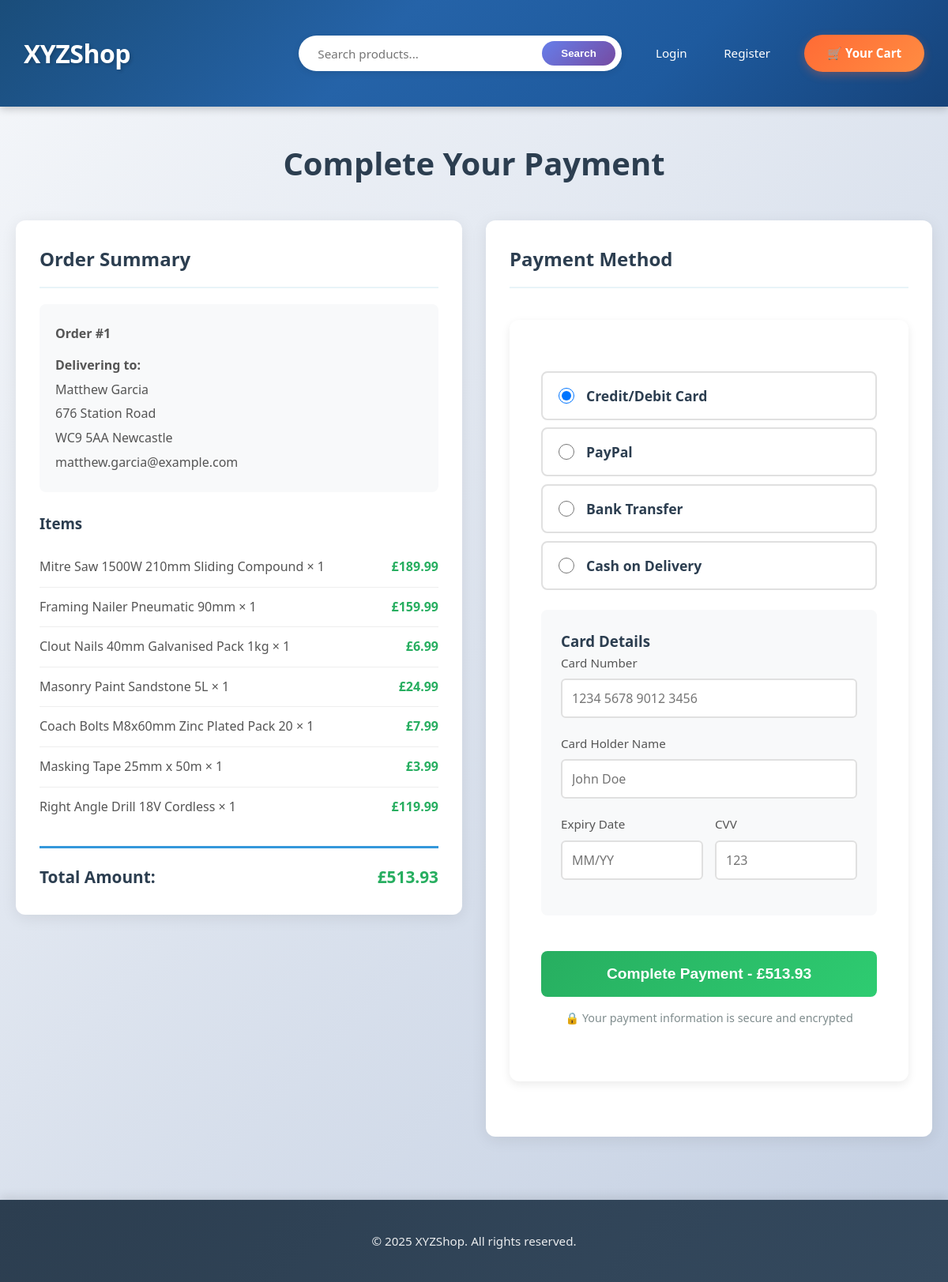
/orders/payment/1/, run on the app's committed database.
### orders/models.py (models this page shows, shortened)
class Order(models.Model):
    PAYMENT_METHOD_CHOICES = [
        ('card', 'Credit/Debit Card'),
        ('paypal', 'PayPal'),
        ('bank', 'Bank Transfer'),
        ('cash', 'Cash on Delivery'),
    ]
    STATUS_CHOICES = [
        ('pending', 'Pending Payment'),
        ('processing', 'Processing'),
        ('shipped', 'Shipped'),
        ('delivered', 'Delivered'),
        ('cancelled', 'Cancelled'),
    ]
    user = models.ForeignKey(User, related_name='orders', on_delete=models.CASCADE, null=True, blank=True)
    first_name = models.CharField(max_length=50)
    last_name = models.CharField(max_length=50)
    email = models.EmailField()
    address = models.CharField(max_length=250)
    postal_code = models.CharField(max_length=20)
    city = models.CharField(max_length=100)
    created = models.DateTimeField(auto_now_add=True)
    updated = models.DateTimeField(auto_now=True)
    paid = models.BooleanField(default=False)
    payment_method = models.CharField(max_length=20, choices=PAYMENT_METHOD_CHOICES, default='card')
    payment_id = models.CharField(max_length=250, blank=True, null=True)
    status = models.CharField(max_length=20, choices=STATUS_CHOICES, default='pending')
    class Meta:
        ordering = ('-created',)
    def get_total_cost(self):
        return sum(item.get_cost() for item in self.items.all())

class OrderItem(models.Model):
    order = models.ForeignKey(Order, related_name='items', on_delete=models.CASCADE)
    product = models.ForeignKey(Product, related_name='order_items', on_delete=models.CASCADE)
    price = models.DecimalField(max_digits=10, decimal_places=2)
    quantity = models.PositiveIntegerField(default=1)
    def get_cost(self):
        if self.price is None:
            return 0
        return self.price * self.quantity

### products/models.py (models this page shows, shortened)
class Product(models.Model):
    category = models.ForeignKey(Category, related_name='products', on_delete=models.CASCADE)
    name = models.CharField(max_length=200, db_index=True)
    slug = models.SlugField(max_length=200, db_index=True)
    image = models.ImageField(upload_to='products/', blank=True)
    description = models.TextField(blank=True)
    cost_price = models.DecimalField(max_digits=10, decimal_places=2, default=0.00, help_text='Cost price paid for this item')
    price = models.DecimalField(max_digits=10, decimal_places=2, help_text='Selling price to customers')
    stock = models.PositiveIntegerField()
    available = models.BooleanField(default=True)
    is_online = models.BooleanField(default=False, help_text='Product is visible to customers on the website')
    created = models.DateTimeField(auto_now_add=True)
    updated = models.DateTimeField(auto_now=True)
    class Meta:
        ordering = ('name',)
        indexes = [
            models.Index(fields=['id', 'slug']),
        ]

### orders/views.py (the view)
# urls.py: path('payment/<int:order_id>/', views.payment, name='payment'),
def payment(request, order_id):
    order = get_object_or_404(Order, id=order_id)
    if request.method == 'POST':
        form = PaymentForm(request.POST)
        if form.is_valid():
            payment_method = form.cleaned_data['payment_method']
            order.payment_method = payment_method
            order.paid = True
            order.status = 'processing'
            order.payment_id = f"PAY-{uuid.uuid4().hex[:12].upper()}"
            order.save()
            messages.success(request, 'Payment successful! Your order has been confirmed.')
            return redirect('orders:payment_done', order_id=order.id)
    else:
        form = PaymentForm()
    return render(request, 'orders/order/payment.html', {
        'order': order,
        'form': form
    })

### orders/forms.py (shortened to what this page needs)
class PaymentForm(forms.Form):
    payment_method = forms.ChoiceField(
        choices=Order.PAYMENT_METHOD_CHOICES,
        widget=forms.RadioSelect,
        initial='card'
    )
    card_number = forms.CharField(
        max_length=16,
        required=False,
        widget=forms.TextInput(attrs={'placeholder': '1234 5678 9012 3456', 'class': 'payment-input'})
    )
    card_holder = forms.CharField(
        max_length=100,
        required=False,
        widget=forms.TextInput(attrs={'placeholder': 'John Doe', 'class': 'payment-input'})
    )
    expiry_date = forms.CharField(
        max_length=5,
        required=False,
        widget=forms.TextInput(attrs={'placeholder': 'MM/YY', 'class': 'payment-input'})
    )
    cvv = forms.CharField(
        max_length=4,
        required=False,
        widget=forms.TextInput(attrs={'placeholder': '123', 'class': 'payment-input', 'type': 'password'})
    )

### cart/cart.py (called while the page is built)
    def __len__(self):
        return sum(item['quantity'] for item in self.cart.values())

### cart/context_processors.py (called while the page is built)
def cart(request):
    return {'cart': Cart(request)}

### orders/templates/orders/order/payment.html (shortened to what this page needs)
{% extends "base.html" %}
{% block content %}
<div class="payment-container">
    <h1>Complete Your Payment</h1>
    <div class="payment-layout">
        <div class="order-summary-card">
            <h2>Order Summary</h2>
            <div class="order-details">
                <p><strong>Order #{{ order.id }}</strong></p>
                <p class="delivery-to">Delivering to:</p>
                <p>{{ order.first_name }} {{ order.last_name }}</p>
                <p>{{ order.address }}</p>
                <p>{{ order.postal_code }} {{ order.city }}</p>
                <p>{{ order.email }}</p>
            </div>
            <div class="order-items">
                <h3>Items</h3>
                {% for item in order.items.all %}
                <div class="payment-item">
                    <span class="item-name">{{ item.product.name }} × {{ item.quantity }}</span>
                    <span class="item-price">£{{ item.get_cost }}</span>
                </div>
                {% endfor %}
            </div>
            <div class="order-total">
                <strong>Total Amount:</strong>
                <strong class="total-price">£{{ order.get_total_cost }}</strong>
            </div>
        </div>
        <div class="payment-form-card">
            <h2>Payment Method</h2>
            <form method="post" id="payment-form">
                <div class="payment-method-selection">
                    {{ form.payment_method }}
                </div>
                <div id="card-details" class="card-details">
                    <h3>Card Details</h3>
                    <div class="form-group">
                        <label for="{{ form.card_number.id_for_label }}">Card Number</label>
                        {{ form.card_number }}
                    </div>
                    <div class="form-group">
                        <label for="{{ form.card_holder.id_for_label }}">Card Holder Name</label>
                        {{ form.card_holder }}
                    </div>
                    <div class="form-row">
                        <div class="form-group">
                            <label for="{{ form.expiry_date.id_for_label }}">Expiry Date</label>
                            {{ form.expiry_date }}
                        </div>
                        <div class="form-group">
                            <label for="{{ form.cvv.id_for_label }}">CVV</label>
                            {{ form.cvv }}
                        </div>
                    </div>
                </div>
                <button type="submit" class="btn-pay">
                    <span>Complete Payment - £{{ order.get_total_cost }}</span>
                </button>
                <p class="secure-note">
                    🔒 Your payment information is secure and encrypted
                </p>
            </form>
        </div>
    </div>
</div>
{% endblock %}

### products/templates/base.html (style rules this page uses)
* { margin: 0; padding: 0; box-sizing: border-box; }
body { font-family: 'Segoe UI', Tahoma, Geneva, Verdana, sans-serif; line-height: 1.6; color: #2c3e50; background: linear-gradient(135deg, #f5f7fa 0%, #c3cfe2 100%); min-height: 100vh; }
form { max-width: 650px; margin: 2.5rem 0; background: white; padding: 2.5rem; border-radius: 12px; box-shadow: 0 4px 12px rgba(0,0,0,0.08); }
form p { margin-bottom: 1.8rem; }
form label { display: block; margin-bottom: 0.6rem; font-weight: 600; color: #2c3e50; font-size: 0.95rem; }
form input, form select, form textarea { width: 100%; padding: 0.9rem 1.2rem; border: 2px solid #e1e8ed; border-radius: 8px; font-size: 0.95rem; transition: all 0.3s ease; font-family: inherit; }

### orders/templates/orders/order/payment.html (style rules this page uses)
.payment-container { max-width: 1200px; margin: 40px auto; padding: 0 20px; }
.payment-container h1 { text-align: center; margin-bottom: 40px; color: #2c3e50; font-size: 2.5em; }
.payment-layout { display: grid; grid-template-columns: 1fr 1fr; gap: 30px; align-items: start; }
.order-summary-card, .payment-form-card { background: white; border-radius: 12px; padding: 30px; box-shadow: 0 4px 20px rgba(0,0,0,0.08); }
.order-summary-card h2, .payment-form-card h2 { margin-top: 0; color: #2c3e50; border-bottom: 2px solid #e8f4f8; padding-bottom: 15px; }
.order-details { margin: 20px 0; padding: 20px; background: #f8f9fa; border-radius: 8px; }
.order-details p { margin: 5px 0; color: #555; }
.delivery-to { font-weight: bold; color: #2c3e50; margin-top: 15px !important; }
.order-items { margin: 25px 0; }
.order-items h3 { color: #2c3e50; margin-bottom: 15px; }
.payment-item { display: flex; justify-content: space-between; padding: 12px 0; border-bottom: 1px solid #eee; }
.payment-item:last-child { border-bottom: none; }
.item-name { color: #555; }
.item-price { font-weight: bold; color: #27ae60; }
.order-total { display: flex; justify-content: space-between; margin-top: 25px; padding-top: 20px; border-top: 3px solid #3498db; font-size: 1.3em; }
.total-price { color: #27ae60; }
.payment-method-selection { margin: 25px 0; }
.payment-method-selection label { display: flex; align-items: center; padding: 15px 20px; border: 2px solid #e0e0e0; border-radius: 8px; cursor: pointer; transition: all 0.3s; font-size: 1.1em; }
.payment-method-selection input[type="radio"] { margin-right: 15px; width: 20px; height: 20px; cursor: pointer; }
.card-details { margin: 25px 0; padding: 25px; background: #f8f9fa; border-radius: 8px; }
.card-details h3 { margin-top: 0; color: #2c3e50; }
.form-group { margin-bottom: 20px; }
.form-group label { display: block; margin-bottom: 8px; color: #555; font-weight: 500; }
.payment-input { width: 100%; padding: 12px; border: 2px solid #e0e0e0; border-radius: 6px; font-size: 1em; transition: border-color 0.3s; }
.form-row { display: grid; grid-template-columns: 1fr 1fr; gap: 15px; }
.btn-pay { width: 100%; padding: 18px; background: linear-gradient(135deg, #27ae60, #2ecc71); color: white; border: none; border-radius: 8px; font-size: 1.2em; font-weight: bold; cursor: pointer; transition: all 0.3s; margin-top: 20px; }
.secure-note { text-align: center; margin-top: 15px; color: #7f8c8d; font-size: 0.9em; }

### data on the page
Order: id "1", first_name "Matthew", last_name "Garcia", address "676 Station Road", postal_code "WC9 5AA", city "Newcastle", email "matthew.garcia@example.com", get_total_cost "513.93"
OrderItem: product.name "Mitre Saw 1500W 210mm Sliding Compound", quantity "1", get_cost "189.99"
OrderItem: product.name "Framing Nailer Pneumatic 90mm", quantity "1", get_cost "159.99"
OrderItem: product.name "Clout Nails 40mm Galvanised Pack 1kg", quantity "1", get_cost "6.99"
OrderItem: product.name "Masonry Paint Sandstone 5L", quantity "1", get_cost "24.99"
OrderItem: product.name "Coach Bolts M8x60mm Zinc Plated Pack 20", quantity "1", get_cost "7.99"
OrderItem: product.name "Masking Tape 25mm x 50m", quantity "1", get_cost "3.99"
OrderItem: product.name "Right Angle Drill 18V Cordless", quantity "1", get_cost "119.99"
